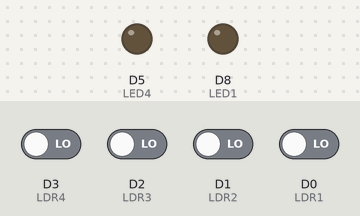
Bench run of a sketch on a simulated ESP8266 (NodeMCU). On the bench: output pins drawn as LEDs (lit = HIGH). Inputs (shaded band) come from the test bench; at power-on: D0 (LDR1), D1 (LDR2), D2 (LDR3), D3 (LDR4) LOW. WiFi joins after 1.5 s; servers stay silent unless stated; uploads are accepted with an empty reply; what the sketch prints to the serial monitor is not drawn.

Above: at 2.7 s.
2.8 s: D0 (LDR1) driven HIGH
At 4.2 s:
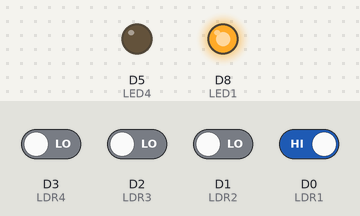
5.0 s: D0 (LDR1) driven LOW
At 5.8 s:
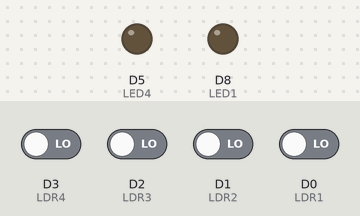
7.0 s: D3 (LDR4) driven HIGH and D2 (LDR3) driven HIGH and D1 (LDR2) driven HIGH and D0 (LDR1) driven HIGH
At 8.5 s:
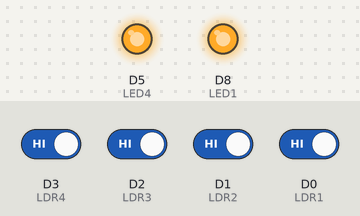
9.0 s: D3 (LDR4) driven LOW
At 10.3 s:
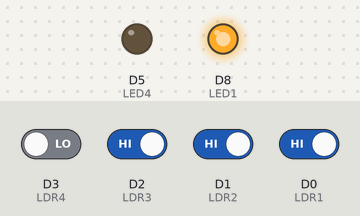
Timing chart, 0 to 12.0 s (numbered marks = the images above; inputs shaded):
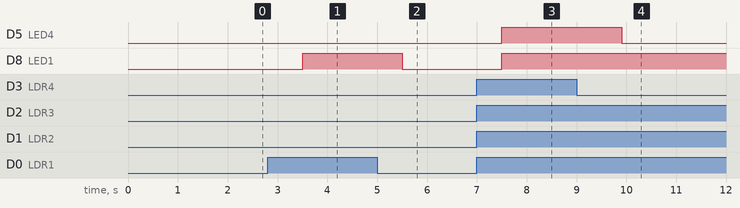

The sketch:

Smartstreetlight.ino
```cpp
#include <ESP8266WiFi.h>
#include <ESP8266HTTPClient.h>
#include <WiFiClientSecure.h>

#define LDR1 D0
#define LDR2 D1
#define LDR3 D2
#define LDR4 D3

#define LED1 D8
#define LED2 D8
#define LED3 D8
#define LED4 D5
#define LED5 D5
#define LED6 D5

const char* ssid = "project1";    // Replace with your Wi-Fi SSID
const char* password = "123456789"; // Replace with your Wi-Fi password

// Circuit Digest API setup
const String apiKey = "45ghQC83RkWN";    // Replace with your API key from Circuit Digest

// SMS details (users can easily modify these)
const char* templateID = "107";                  // Template ID //moreinfo: https://circuitdigest.com/article/free-sms-api-for-arduino-esp32-esp8266-nodemcu-raspberry-pi
const char* mobileNumber = "916363176354";       // Mobile number (with country code)
const char* var1 = "Light failure";            // Variable 1
const char* var2 = "Street light's";         // Variable 2
WiFiClient client;

void setup() {
  Serial.begin(115200);
  WiFi.begin(ssid, password);

  // Set up LEDs as output
  pinMode(LED1, OUTPUT);
  pinMode(LED2, OUTPUT);
  pinMode(LED3, OUTPUT);
  pinMode(LED4, OUTPUT);
  pinMode(LED5, OUTPUT);
  pinMode(LED6, OUTPUT);

  // Connect to WiFi
  Serial.print("Connecting to WiFi");
  while (WiFi.status() != WL_CONNECTED) {
    delay(500);
    Serial.print(".");
  }
  Serial.println("\nConnected!");

  // Initially, no SMS has been sent, so we are ready to send
}

void sendSMS() {
  if (WiFi.status() == WL_CONNECTED) {
    WiFiClientSecure client; // Use WiFiClientSecure for HTTPS connections
    client.setInsecure();    // Skip certificate validation (not secure but works for development)
    HTTPClient http;

    // Build the API URL with the template ID
    String apiUrl = "https://www.circuitdigest.cloud/send_sms?ID=" + String(templateID);

    // Start the HTTPS connection with WiFiClientSecure
    http.begin(client, apiUrl);
    http.addHeader("Authorization", apiKey);
    http.addHeader("Content-Type", "application/json");

    // Create the JSON payload with SMS details
    String payload = "{\"mobiles\":\"" + String(mobileNumber) + "\",\"var1\":\"" + String(var1) + "\",\"var2\":\"" + String(var2) + "\"}";

    // Send POST request
    int httpResponseCode = http.POST(payload);

    // Check response
    if (httpResponseCode == 200) {
      Serial.println("SMS sent successfully!");
      Serial.println(http.getString());
    } else {
      Serial.print("Failed to send SMS. Error code: ");
      Serial.println(httpResponseCode);
      Serial.println("Response: " + http.getString());
    }

    http.end(); // End connection
  } else {
    Serial.println("WiFi not connected!");
  }
}

void loop() {
  int val1 = digitalRead(LDR1);
  int val2 = digitalRead(LDR2);
  int val3 = digitalRead(LDR3);
  int val4 = digitalRead(LDR4);

  // Condition 1: When LDR1 detects no light (e.g., value > threshold), turn on 3 LED lights
  if (val1 == HIGH) {  // Adjust threshold based on your environment
    digitalWrite(LED1, HIGH);
    digitalWrite(LED2, HIGH);
    digitalWrite(LED3, HIGH);
  } else {
    digitalWrite(LED1, LOW);
    digitalWrite(LED2, LOW);
    digitalWrite(LED3, LOW);
    digitalWrite(LED4, LOW);
    digitalWrite(LED5, LOW);
    digitalWrite(LED6, LOW);
  }

  // Condition 2: If the first 3 LED lights are on, check LDR2, LDR3, LDR4
  if (digitalRead(LED1) == HIGH && digitalRead(LED2) == HIGH && digitalRead(LED3) == HIGH) {
    if (val2 == HIGH && val3 == HIGH && val4 == HIGH) {
      // All 3 LDR sensors failed to detect light, turn on the remaining 3 LEDs
      digitalWrite(LED4, HIGH);
      digitalWrite(LED5, HIGH);
      digitalWrite(LED6, HIGH);


      sendSMS();  // Send SMS to the user

    } else {
      digitalWrite(LED4, LOW);
      digitalWrite(LED5, LOW);
      digitalWrite(LED6, LOW);
    }
  }

  // Delay before the next reading
  delay(1000);
}
```

Measured:
- after the input at 2.8 s, D8 (LED1): LOW → HIGH after 0.70 s
- after the input at 5.0 s, D8 (LED1): HIGH → LOW after 0.50 s
- after the input at 7.0 s, D5 (LED4), D8 (LED1): LOW → HIGH after 0.50 s
- after the input at 9.0 s, D5 (LED4): HIGH → LOW after 0.90 s
